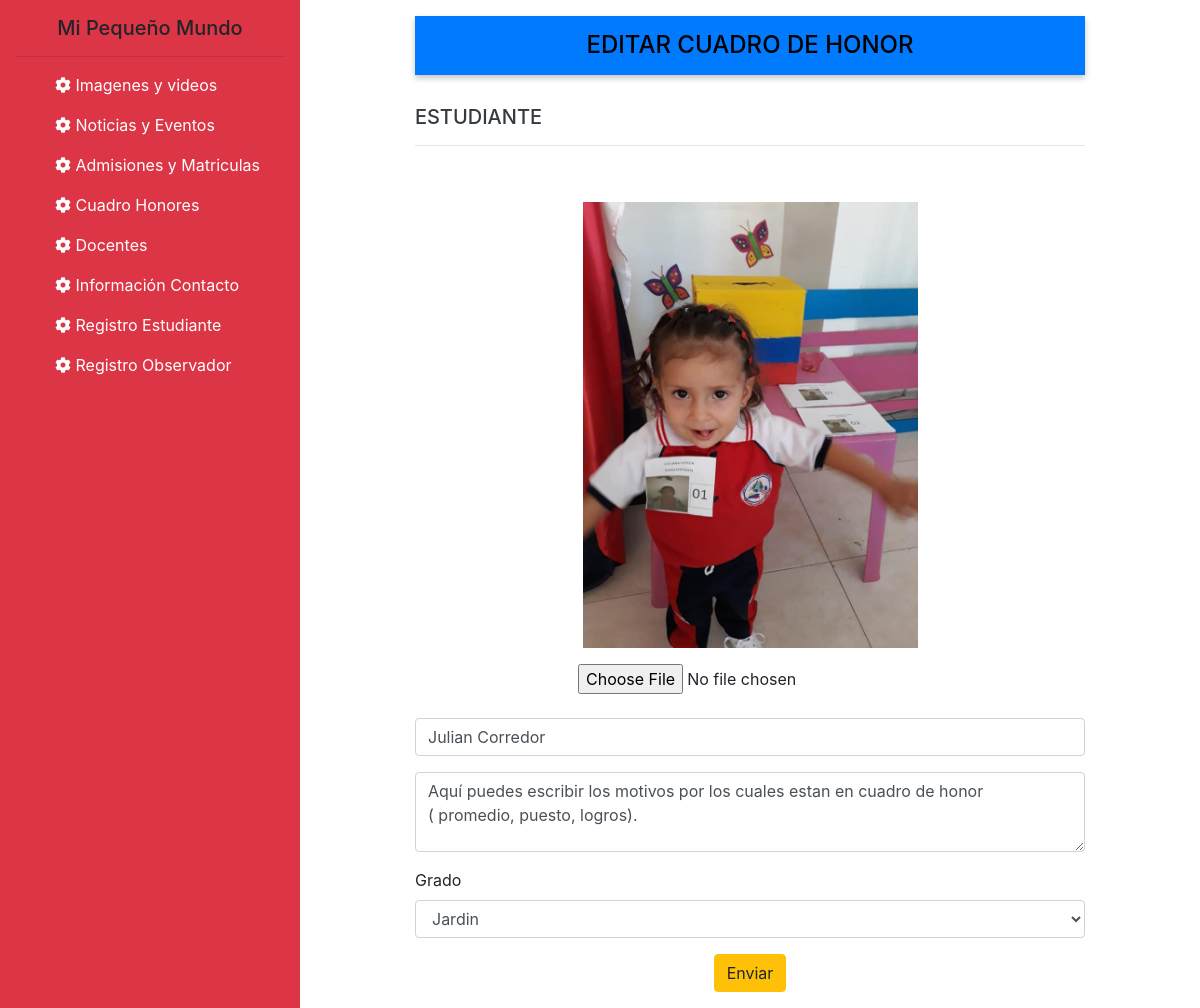
The app's page /form_edit_honors.php?id=2 with its own data.
### tables this page shows
CREATE TABLE `honors` (
  `id` int(11) NOT NULL,
  `image` varchar(255) DEFAULT NULL,
  `name` varchar(255) DEFAULT NULL,
  `description` text DEFAULT NULL,
  `grade` varchar(20) NOT NULL
);

### form_edit_honors.php (the view, shortened to what this page needs)
<?php
    include ("config.php");
    include ("header_forms.php");
    $ret=mysqli_query($con,"SELECT * FROM honors WHERE id=".$_GET["id"]);
    $num = $ret->fetch_assoc();
    $name = $description = $grade = $image = '';
?>
<body>
    <section class="container-fluid">
        <div class="row ">
            <div class="col-3 bg-danger">
                <nav class="bg-danger w-100">
                    <?php include ("menu_forms.php"); ?>
            </div>
            <div class="col-9">
                <div class="container my-3">
                    <div class="col-md-10 m-auto">
                        <form method="post" action="form_edit_honors.php?id=<?php echo $_GET['id']; ?>"
                            enctype="multipart/form-data">
                            <h4 class="form-header text-center bg-primary">EDITAR CUADRO DE HONOR</h4>
                            <div class="form-group text-left">
                                <h5 class="text-dark">ESTUDIANTE</h5>
                                <hr>
                            </div>
                            <div class="row">
                                <div class="col-12 col-md-12 my-4 ">
                                    <div class="row">
                                        <div class="col-12 d-flex justify-content-center py-3">
                                            <img id="thumbnil" src="<?php echo $num["image"]; ?>" alt="image" />
                                        </div>
                                        <div class="col-12 d-flex justify-content-center">
                                            <input type="file" name="image" accept="image/*"
                                                onchange="showMyImage(this)" />
                                        </div>
                                    </div>
                                </div>
                                <div class="form-group col-md-12">
                                    <input type="text" name="name" class="form-control" id="name"
                                        placeholder="Nombre" data-rule="minlen:4"
                                        data-msg="Please enter at least 4 chars"
                                        value="<?php echo !empty($name) ? $name : $num["name"]; ?>" required />
                                </div>
                                <div class="form-group col-md-12">
                                    <textarea class="form-control" id="description" name="description"
                                        placeholder="Descripción"
                                        required><?php echo !empty($description) ? $description : $num["description"]; ?></textarea>
                                </div>
                                <div class="form-group col-md-12">
                                    <label for="exampleFormControlSelect1">Grado</label>
                                    <select class="form-control" name="grade">
                                        <option value="jardin"
                                            <?php if ($num['grade'] == 'jardin') echo 'selected';?>>Jardin
                                        </option>
                                    </select>
                                </div>
                            </div>
                            <div class="form-group text-center">
                                <input class="btn btn-warning" type="submit" value="Enviar">
                            </div>
                        </form>
                    </div>
                </div>
            </div>
        </div>
    </section>
</body>
</html>

### css/forms.css (style rules this page uses)
.form-header { width: 100%; margin-bottom: 30px !important; padding: 15px; box-shadow: 0px 3px 6px 0px rgba(0, 0, 0, 0.24); color: black !important; }
textarea { width: 100%; min-height: 5rem; max-height: 10rem; }
.container-fluid .row #thumbnil { max-width: 50%; }

### header_forms.php (style rules this page uses)
img { max-width: 5rem; height: auto; }

### records on screen
honors: image (picture), name "Julian Corredor", description "Aquí puedes escribir los motivos por los cuales estan en cuadro de honor ( promedio, puesto, logros).", grade "Jardin"
